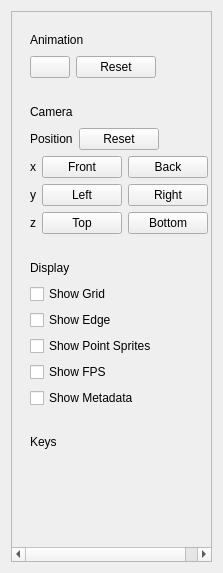
<?xml version="1.0" encoding="UTF-8"?>
<ui version="4.0">
 <class>SidebarWnd</class>
 <widget class="QWidget" name="SidebarWnd">
  <property name="geometry">
   <rect>
    <x>0</x>
    <y>0</y>
    <width>223</width>
    <height>573</height>
   </rect>
  </property>
  <layout class="QGridLayout" name="gridLayout">
   <item row="0" column="0">
    <widget class="QScrollArea" name="scrollArea">
     <property name="widgetResizable">
      <bool>true</bool>
     </property>
     <widget class="QWidget" name="scrollAreaWidgetContents">
      <property name="geometry">
       <rect>
        <x>0</x>
        <y>0</y>
        <width>209</width>
        <height>559</height>
       </rect>
      </property>
      <layout class="QVBoxLayout" name="verticalLayout">
       <item>
        <widget class="QWidget" name="widget_grp_animation" native="true">
         <layout class="QGridLayout" name="gridLayout_2">
          <item row="0" column="0">
           <layout class="QHBoxLayout" name="horizontalLayout">
            <item>
             <widget class="QLabel" name="label_title_ani">
              <property name="text">
               <string>Animation</string>
              </property>
             </widget>
            </item>
            <item>
             <spacer name="horizontalSpacer">
              <property name="orientation">
               <enum>Qt::Orientation::Horizontal</enum>
              </property>
              <property name="sizeHint" stdset="0">
               <size>
                <width>40</width>
                <height>20</height>
               </size>
              </property>
             </spacer>
            </item>
           </layout>
          </item>
          <item row="1" column="0">
           <layout class="QHBoxLayout" name="horizontalLayout_2">
            <item>
             <widget class="QPushButton" name="pushButton_ani_play">
              <property name="text">
               <string/>
              </property>
             </widget>
            </item>
            <item>
             <widget class="QPushButton" name="pushButton_ani_reset">
              <property name="text">
               <string>Reset</string>
              </property>
             </widget>
            </item>
            <item>
             <spacer name="horizontalSpacer_8">
              <property name="orientation">
               <enum>Qt::Orientation::Horizontal</enum>
              </property>
              <property name="sizeHint" stdset="0">
               <size>
                <width>40</width>
                <height>20</height>
               </size>
              </property>
             </spacer>
            </item>
           </layout>
          </item>
         </layout>
        </widget>
       </item>
       <item>
        <widget class="QWidget" name="widget_grp_animation_2" native="true">
         <layout class="QGridLayout" name="gridLayout_3">
          <item row="4" column="0">
           <layout class="QHBoxLayout" name="horizontalLayout_4">
            <item>
             <widget class="QLabel" name="label_camera_z">
              <property name="text">
               <string>z</string>
              </property>
             </widget>
            </item>
            <item>
             <widget class="QPushButton" name="pushButton_camera_top">
              <property name="text">
               <string>Top</string>
              </property>
             </widget>
            </item>
            <item>
             <widget class="QPushButton" name="pushButton_camera_btm">
              <property name="text">
               <string>Bottom</string>
              </property>
             </widget>
            </item>
            <item>
             <spacer name="horizontalSpacer_9">
              <property name="orientation">
               <enum>Qt::Orientation::Horizontal</enum>
              </property>
              <property name="sizeHint" stdset="0">
               <size>
                <width>40</width>
                <height>20</height>
               </size>
              </property>
             </spacer>
            </item>
           </layout>
          </item>
          <item row="2" column="0">
           <layout class="QHBoxLayout" name="horizontalLayout_14">
            <item>
             <widget class="QLabel" name="label_camera_x">
              <property name="text">
               <string>x</string>
              </property>
             </widget>
            </item>
            <item>
             <widget class="QPushButton" name="pushButton_camera_font">
              <property name="text">
               <string>Front</string>
              </property>
             </widget>
            </item>
            <item>
             <widget class="QPushButton" name="pushButton_camera_back">
              <property name="text">
               <string>Back</string>
              </property>
             </widget>
            </item>
            <item>
             <spacer name="horizontalSpacer_6">
              <property name="orientation">
               <enum>Qt::Orientation::Horizontal</enum>
              </property>
              <property name="sizeHint" stdset="0">
               <size>
                <width>40</width>
                <height>20</height>
               </size>
              </property>
             </spacer>
            </item>
           </layout>
          </item>
          <item row="0" column="0">
           <layout class="QHBoxLayout" name="horizontalLayout_3">
            <item>
             <widget class="QLabel" name="label_title_ani_2">
              <property name="text">
               <string>Camera</string>
              </property>
             </widget>
            </item>
            <item>
             <spacer name="horizontalSpacer_2">
              <property name="orientation">
               <enum>Qt::Orientation::Horizontal</enum>
              </property>
              <property name="sizeHint" stdset="0">
               <size>
                <width>40</width>
                <height>20</height>
               </size>
              </property>
             </spacer>
            </item>
           </layout>
          </item>
          <item row="1" column="0">
           <layout class="QHBoxLayout" name="horizontalLayout_13">
            <item>
             <widget class="QLabel" name="label_camera_reset">
              <property name="text">
               <string>Position</string>
              </property>
             </widget>
            </item>
            <item>
             <widget class="QPushButton" name="pushButton_camera_reset">
              <property name="text">
               <string>Reset</string>
              </property>
             </widget>
            </item>
            <item>
             <spacer name="horizontalSpacer_5">
              <property name="orientation">
               <enum>Qt::Orientation::Horizontal</enum>
              </property>
              <property name="sizeHint" stdset="0">
               <size>
                <width>40</width>
                <height>20</height>
               </size>
              </property>
             </spacer>
            </item>
           </layout>
          </item>
          <item row="3" column="0">
           <layout class="QHBoxLayout" name="horizontalLayout_15">
            <item>
             <widget class="QLabel" name="label_camera_y">
              <property name="text">
               <string>y</string>
              </property>
             </widget>
            </item>
            <item>
             <widget class="QPushButton" name="pushButton_camera_left">
              <property name="text">
               <string>Left</string>
              </property>
             </widget>
            </item>
            <item>
             <widget class="QPushButton" name="pushButton_camera_right">
              <property name="text">
               <string>Right</string>
              </property>
             </widget>
            </item>
            <item>
             <spacer name="horizontalSpacer_7">
              <property name="orientation">
               <enum>Qt::Orientation::Horizontal</enum>
              </property>
              <property name="sizeHint" stdset="0">
               <size>
                <width>40</width>
                <height>20</height>
               </size>
              </property>
             </spacer>
            </item>
           </layout>
          </item>
         </layout>
        </widget>
       </item>
       <item>
        <widget class="QWidget" name="widget_grp_animation_3" native="true">
         <layout class="QGridLayout" name="gridLayout_4">
          <item row="1" column="0">
           <layout class="QHBoxLayout" name="horizontalLayout_7">
            <item>
             <widget class="QCheckBox" name="checkBox_display_grid">
              <property name="text">
               <string>Show Grid</string>
              </property>
             </widget>
            </item>
           </layout>
          </item>
          <item row="5" column="0">
           <layout class="QHBoxLayout" name="horizontalLayout_9">
            <item>
             <widget class="QCheckBox" name="checkBox_display_fps">
              <property name="text">
               <string>Show FPS</string>
              </property>
             </widget>
            </item>
           </layout>
          </item>
          <item row="6" column="0">
           <layout class="QHBoxLayout" name="horizontalLayout_6">
            <item>
             <widget class="QCheckBox" name="checkBox_display_metadata">
              <property name="text">
               <string>Show Metadata</string>
              </property>
             </widget>
            </item>
           </layout>
          </item>
          <item row="2" column="0">
           <layout class="QHBoxLayout" name="horizontalLayout_8">
            <item>
             <widget class="QCheckBox" name="checkBox_display_edge">
              <property name="text">
               <string>Show Edge</string>
              </property>
             </widget>
            </item>
           </layout>
          </item>
          <item row="0" column="0">
           <layout class="QHBoxLayout" name="horizontalLayout_5">
            <item>
             <widget class="QLabel" name="label_title_ani_3">
              <property name="text">
               <string>Display</string>
              </property>
             </widget>
            </item>
            <item>
             <spacer name="horizontalSpacer_3">
              <property name="orientation">
               <enum>Qt::Orientation::Horizontal</enum>
              </property>
              <property name="sizeHint" stdset="0">
               <size>
                <width>40</width>
                <height>20</height>
               </size>
              </property>
             </spacer>
            </item>
           </layout>
          </item>
          <item row="3" column="0">
           <layout class="QHBoxLayout" name="horizontalLayout_10">
            <item>
             <widget class="QCheckBox" name="checkBox_display_ponit_sprites">
              <property name="text">
               <string>Show Point Sprites</string>
              </property>
             </widget>
            </item>
           </layout>
          </item>
         </layout>
        </widget>
       </item>
       <item>
        <widget class="QWidget" name="widget_grp_animation_4" native="true">
         <layout class="QGridLayout" name="gridLayout_5">
          <item row="0" column="0">
           <layout class="QHBoxLayout" name="horizontalLayout_18">
            <item>
             <widget class="QLabel" name="label_title_ani_4">
              <property name="text">
               <string>Keys</string>
              </property>
             </widget>
            </item>
            <item>
             <spacer name="horizontalSpacer_4">
              <property name="orientation">
               <enum>Qt::Orientation::Horizontal</enum>
              </property>
              <property name="sizeHint" stdset="0">
               <size>
                <width>40</width>
                <height>20</height>
               </size>
              </property>
             </spacer>
            </item>
           </layout>
          </item>
          <item row="1" column="0">
           <widget class="QLabel" name="label_keys">
            <property name="text">
             <string/>
            </property>
           </widget>
          </item>
         </layout>
        </widget>
       </item>
       <item>
        <spacer name="verticalSpacer">
         <property name="orientation">
          <enum>Qt::Orientation::Vertical</enum>
         </property>
         <property name="sizeHint" stdset="0">
          <size>
           <width>20</width>
           <height>180</height>
          </size>
         </property>
        </spacer>
       </item>
      </layout>
     </widget>
    </widget>
   </item>
  </layout>
 </widget>
 <resources/>
 <connections/>
</ui>
